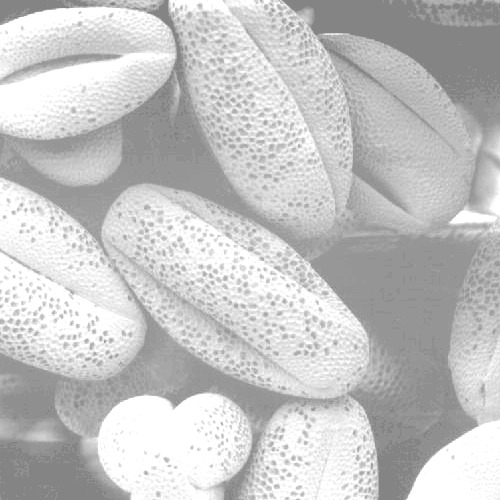
#> input picture Task2 - Histogram equalization/foo.tif, 500 x 500 px
$ jupyter execute 'Histogram equalization.ipynb'
#> lines starting #> are read from the running program, lines starting #| are printed output that depends on the picture; after the words box and inside, x2 and y2 are one past the last pixel; in counts of white or black regions, pixels touching at a corner belong together
# Histogram equalization

**Author: Uzhva Denis Romanovich**

**Lecturer: Soloviev Igor Pavlovich**

## Histogram of an image and global equalization
### Theory

A histogram of an image is a function $h(r_k) = n_k$, which returns the number $n_k$ of pixels of the *k*th intensity value $r_k$.
In practice, a normalized variant of such a function is usually considered: $p(r_k) = n_k/HW$, where $H$ and $W$ are image height and width in pixels correspondingly.
Being normalized as shown, the function $p(r_k)$ becomes, by definition, a probability distribution function $p_r(r_k)$ of a pixel $r$ to have an intensity level $r_k$.

By examining a histogram of an image, one may suggest a conclusion on the balance of bright and dark pixels of the picture.
For example, an overexposed image would have a significant bias towards high values of $r_k$ on its histogram; the same can be applied to an opposite case.
Thus, a balanced image with fine contrast is supposed to have a uniform distribution $p(r_k)$ or a close to uniform one.

Given the above, one may transform an image to obtain a desired shape of a histogram.
Such a transformation is called *equalization*: it is basically a function $s = T(r)$ with the following properties:
1. $T(r)$ is a strictly monotonically increasing function in the interval $0 \leq r \leq L - 1$, where $L - 1$ is the maximum level of intensity of an image.
2. $0 \leq T(r) \leq L - 1$ for $0 \leq r \leq L - 1$.

A very important transformation function is the following one:
$$
\begin{equation}
s = T(r) = (L - 1) \int_0^r p_r(w)dw.
\tag{1}
\end{equation}
$$
The main property of such a function that, after this transformation is applied, the PDF $p_s(s)$ becomes uniform with height $\frac{1}{L - 1}$, independently of $p_r(r)$.
This property can be simply derived from the fact that $p_s(s) = p_r(r) | \frac{r}{s} |$, followed by direct differentiation of the equation $T(r)$.
hich can be rewritten for the discrete case like this:
$$
\begin{equation}
s_k = T(r_k) = (L - 1) \sum_{j = 0}^k p_r(r_j) = \frac{L - 1}{HW} \sum_{j = 0}^k n_j.
\tag{2}
\end{equation}
$$

### Code

#### A histogram maker

[cell 1]
import numpy as np


def im_hist(img, normalize=True):
    Lm1 = 256
    if len(img.shape) == 3:
        channels = img.shape[-1]
        hist_arr = np.zeros((channels, Lm1))
        for rk in range(Lm1):
            where_rk = np.argwhere(img == rk)
            for ch in range(channels):
                hist_arr[ch, rk] = np.argwhere(where_rk[:, 2] == ch).size
    else:
        hist_arr = np.zeros((Lm1))
        for rk in range(Lm1):
            where_rk = np.argwhere(img == rk)
            hist_arr[rk] = where_rk.shape[0]

    if normalize:
        h = img.shape[0]
        w = img.shape[1]
        hist_arr /= (h * w)

    return hist_arr

#### A faster histogram maker

[cell 2]
import numpy as np


def im_hist_np(img, normalize=True):
    Lm1 = 256
    if len(img.shape) == 3:
        channels = img.shape[-1]
        hist_arr = np.zeros((channels, Lm1), dtype=float)
        for ch in range(channels):
            hist_arr[ch, :] = np.histogram(img[:, :, ch].flatten(), bins=np.arange(Lm1 + 1))[0]
    else:
        hist_arr = np.histogram(img.flatten(), bins=np.arange(Lm1 + 1))[0].astype(float)

    if normalize:
        h = img.shape[0]
        w = img.shape[1]
        hist_arr /= (h * w)

    return hist_arr

#### $T(r)$ as defined in (2)

[cell 3]
import numpy as np


def eq_uniform(img, hist_arr):
    h = img.shape[0]
    w = img.shape[1]
    Lm1 = 256

    img_new = np.zeros_like(img)

    if len(img.shape) == 3:
        for rk in range(Lm1):
            where_rk = np.argwhere(img == rk)
            where_rk_bin = img == rk
            hist_sum_k = np.sum(hist_arr[:, :rk], axis=1)
            #print(where_rk[:, 2])
            img_new[where_rk_bin] = Lm1 * hist_sum_k[where_rk[:, 2]]
    else:
        for rk in range(Lm1):
            where_rk_bin = img == rk
            hist_sum_k = np.sum(hist_arr[:rk])
            img_new[where_rk_bin] = Lm1 * hist_sum_k

    img_new = img_new.astype(np.uint8)
    return img_new

#### Histogram plotter

[cell 4]
import numpy as np
import matplotlib.pyplot as plt


def plot_hist(hist):
    if len(hist.shape) == 2:
        plt.figure(figsize=(16, 6))
        plt.bar(np.arange(256), hist[0], width=1., alpha=0.5, color='r')
        plt.bar(np.arange(256), hist[1], width=1., alpha=0.5, color='g')
        plt.bar(np.arange(256), hist[2], width=1., alpha=0.5, color='b')
    else:
        plt.figure(figsize=(16, 6))
        plt.bar(np.arange(256), hist, width=1., color='k')

    plt.xlabel('r_k')
    plt.ylabel('entries')
    plt.show()

### Results

#### Processing + visualization

First of all, we need to load images for the further processing:

[cell 5]
import numpy as np
import matplotlib.pyplot as plt
from PIL import Image


# From R. Gonzales, R. Woods "Digital Image Processing"
img_1 = Image.open('./foo.tif')
#> img_1 is the input picture: PIL image 500x500 L; min 132, max 255, mean 196.4
# https://dipandcvofgong.wordpress.com/2011/08/02/image-processing-multi-spectral-image-thresholding-smoothing-with-a-rotating-mask/
img_2 = Image.open('./map.jpg')
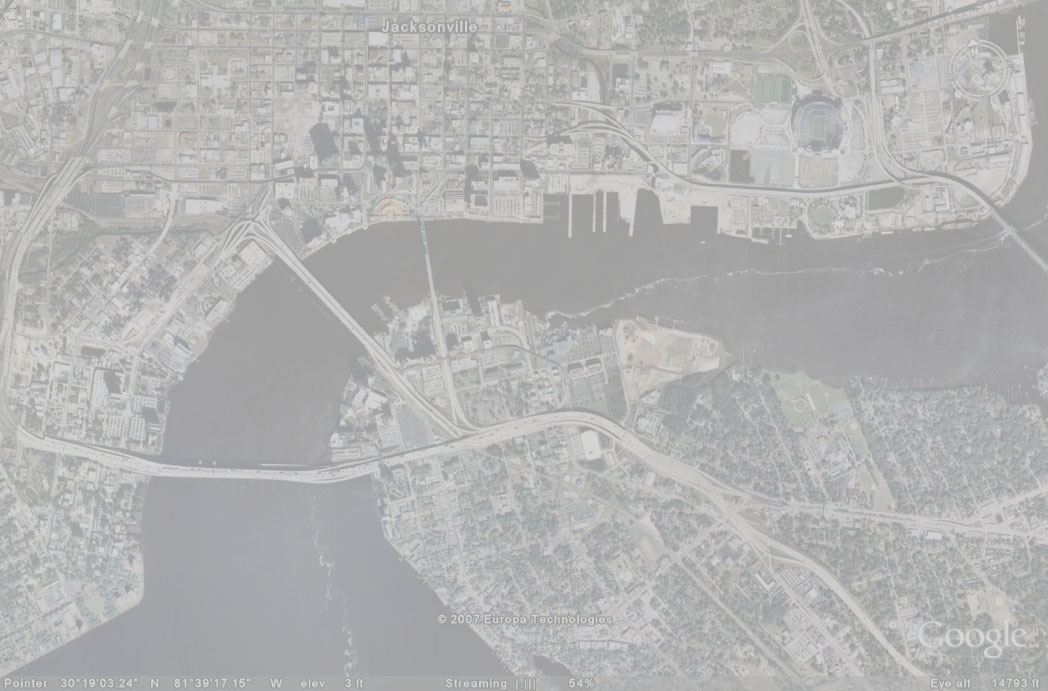
#> input picture Task2 - Histogram equalization/map.jpg, 1048 x 691 px
#> img_2 is the input picture: PIL image 1048x691 RGB; mean R, G, B 178.9, 179.2, 178.8

[cell 6]
# represent the images as tensors
np_1 = np.array(img_1)
np_2 = np.array(img_2)
print('Picture dimensions:')
print(np_1.shape)
#| (500, 500)
print(np_2.shape)
#| (691, 1048, 3)

Get histograms:

[cell 7]
hist_1 = im_hist_np(np_1)
#> in im_hist_np, `hist_arr = np.histogram(img.flatten(), bins=np.arange(Lm1 + 1))[0].ast..`: hist_arr = 256 values, max 28659 at index 255, min 0 at index 0, mean 976.6
#> in im_hist_np, `hist_arr /= (h * w)`: hist_arr = 256 values, max 0.115 at index 255, min 0 at index 0, mean 0.00391
#> hist_1 has the same summary as hist_arr in im_hist_np
hist_2 = im_hist_np(np_2)

1st image and its histogram:

[cell 8]
display(img_1)

plot_hist(hist_1)
#> in plot_hist, `plt.show()`:
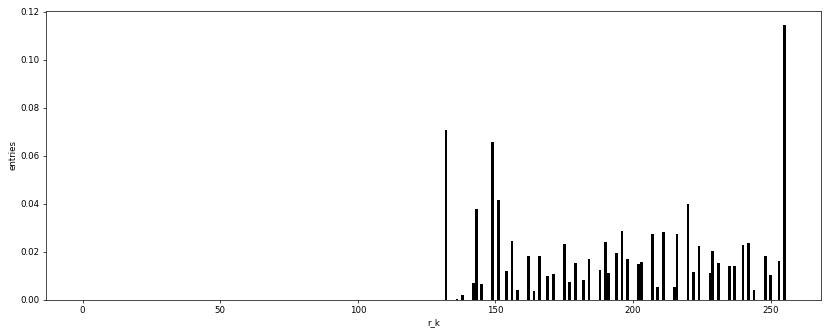
#> figure drawn by matplotlib, 1 panel; tallest bar 0.115 high, from x = 254.5 to 255.5

As one may see, the histogram is heavily biased toward the dark.

Now lets perform equalization with the purpose to make the histogram uniform:

[cell 9]
np_1_new = eq_uniform(np_1, hist_1)
#> after the loop in eq_uniform, `for rk in range(Lm1):`:
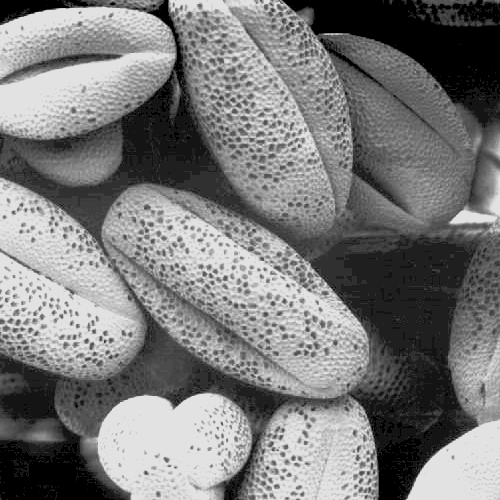
#> img_new: shape (500, 500); min 0, max 226, mean 122.5
hist_1_new = im_hist_np(np_1_new)
#> hist_1_new = 256 values, max 0.115 at index 226, min 0 at index 1, mean 0.00391

[cell 10]
plt.figure(dpi=120)
plt.imshow(np_1_new, cmap='gist_gray')
plt.show()

plot_hist(hist_1_new)

Now the image have more details and looks better overall.

Let's consider the second image:

[cell 11]
display(img_2)

plot_hist(hist_2)
#> in plot_hist (call 3), `plt.show()`:
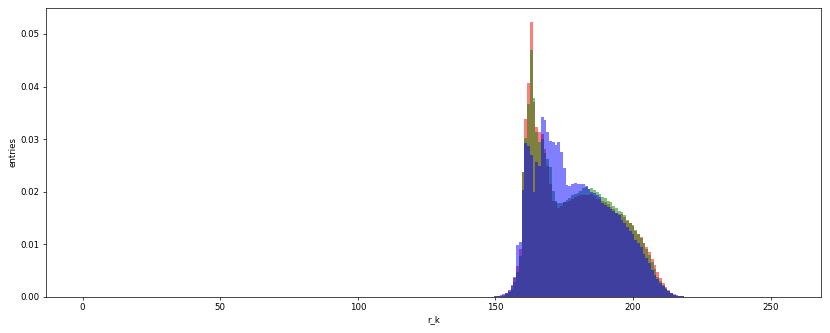
#> figure drawn by matplotlib, 1 panel; tallest bar 0.0523 high, from x = 162.5 to 163.5; tallest bar 0.047 high, from x = 162.5 to 163.5; tallest bar 0.0342 high, from x = 166.5 to 167.5

It is clear that the image is too bright, which prevents us from perceivin it as a decent map.

[cell 12]
np_2_new = eq_uniform(np_2, hist_2)
#> after the loop in eq_uniform (call 2), `for rk in range(Lm1):`:
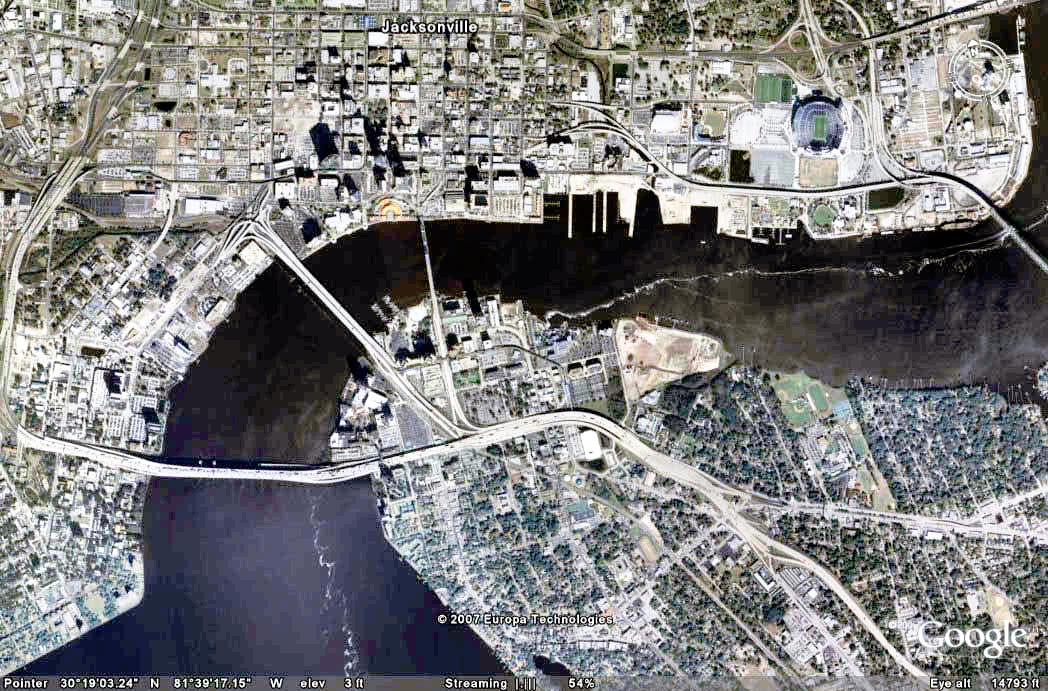
#> img_new: shape (691, 1048, 3); mean R, G, B 124.6, 124.6, 124.8
hist_2_new = im_hist_np(np_2_new)

[cell 13]
plt.figure(dpi=160)
plt.imshow(np_2_new)
plt.show()

plot_hist(hist_2_new)
#> in plot_hist (call 4), `plt.show()`:
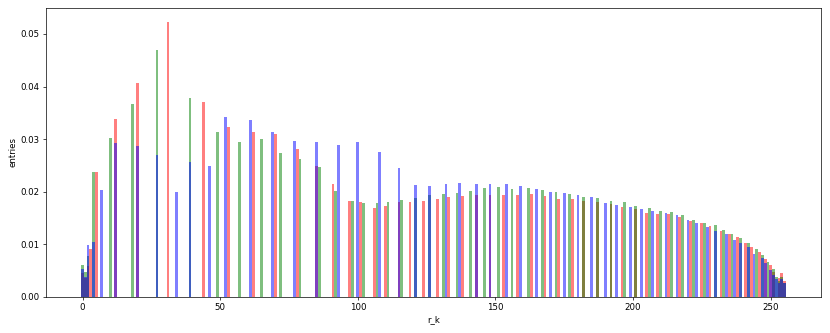
#> figure drawn by matplotlib, 1 panel; tallest bar 0.0523 high, from x = 30.5 to 31.5; tallest bar 0.047 high, from x = 26.5 to 27.5; tallest bar 0.0342 high, from x = 51.5 to 52.5

The map is now equally bright and dark, as it is supposed to be after equalization.

## Local equalization
### Theory

Sometimes, we need to process an image not as a whole entity, but rather as a collection of features.
Those features can differ from each other, therefore the usual global equalization technique may appear inappropriate, since it considers the overall information about an image.
Thus, the concept of local equalization takes its place.
The main idea behind this technique is to process each pixel considering only its neighborhood, which is supposed to be small relative to the shape of the whole picture.

### Code

#### Uniform local equalizer

[cell 14]
import numpy as np


def eq_uniform_local(img, ker_size=3):
    h = img.shape[0]
    w = img.shape[1]
    pad_size = (ker_size - 1) // 2
    Lm1 = 256
    coef = Lm1 / (ker_size * ker_size)

    img_new = np.zeros_like(img)

    if len(img.shape) == 3:
        channels = img.shape[-1]
        img_padded = np.zeros((h + 2 * pad_size, w + 2 * pad_size, channels))
        img_padded[pad_size:-pad_size, pad_size:-pad_size, :] = img
        for i in range(h):
            for j in range(w):
                img_loc = img_padded[i:i+ker_size, j:j+ker_size, :]
                for ch in range(channels):
                    img_loc_ch = img_loc[:, :, ch]
                    lower_args = np.argwhere(img_loc_ch < img_loc_ch[pad_size, pad_size])
                    img_new[i, j, ch] = lower_args.shape[0] * coef
    else:
        img_padded = np.zeros((h + 2 * pad_size, w + 2 * pad_size))
        img_padded[pad_size:-pad_size, pad_size:-pad_size] = img
        for i in range(h):
            for j in range(w):
                img_loc = img_padded[i:i+ker_size, j:j+ker_size]
                lower_args = np.argwhere(img_loc < img_loc[pad_size, pad_size])
                img_new[i, j] = lower_args.shape[0] * coef

    img_new = img_new.astype(np.uint8)
    return img_new

### Results

#### Processing + visualization

Load an image with hidden symbols on it:

[cell 15]
import numpy as np
import matplotlib.pyplot as plt
from PIL import Image


# From R. Gonzales, R. Woods "Digital Image Processing"
img_21 = Image.open('./symb.tif')
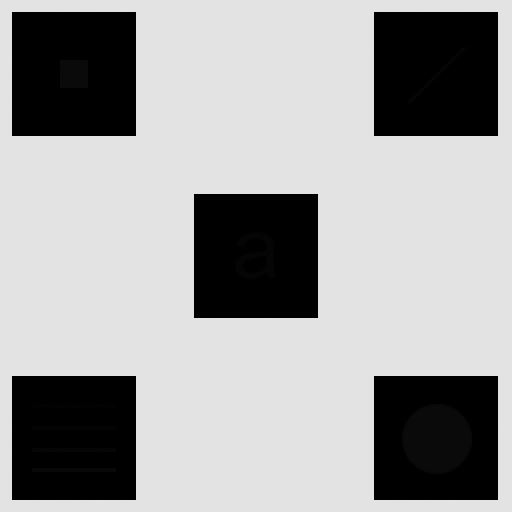
#> input picture Task2 - Histogram equalization/symb.tif, 512 x 512 px
#> img_21 is the input picture: PIL image 512x512 L; min 0, max 228, mean 160.7

[cell 16]
# represent the images as tensors
np_21 = np.array(img_21)
print('Picture dimensions:')
print(np_21.shape)
#| (512, 512)

Process the image both with the global and local (3x3) equalizers:

[cell 17]
hist_21 = im_hist_np(np_21)
#> hist_21 = 256 values, max 0.671 at index 227, min 0 at index 12, mean 0.00391
np_21_glob = eq_uniform(np_21, hist_21)
#> the loop in eq_uniform (call 3), `for rk in range(Lm1):` made 256 passes
#> hist_sum_k on passes 1 to 3: 0, 0.257, 0.265
#> pass 1, in eq_uniform (call 3), `where_rk_bin = img == rk`:
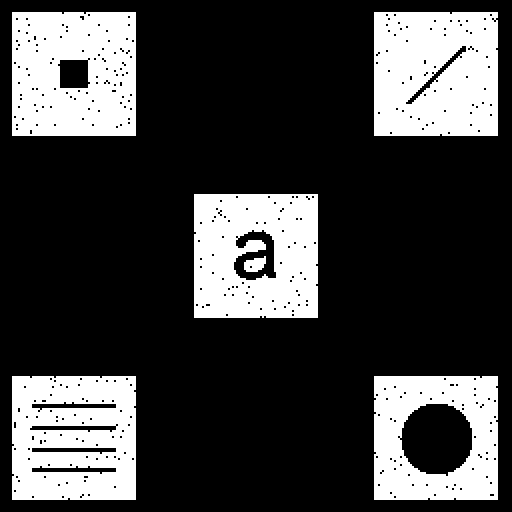
#> where_rk_bin: shape (512, 512) bool; 25.7% white; 6 white regions, box (x1, y1, x2, y2) and area: (374, 12, 498, 136) 14724, (12, 12, 136, 136) 14148, (194, 194, 318, 318) 13664, (12, 376, 136, 500) 13636, (374, 376, 498, 500) 11068, (244, 256, 266, 272) 248
#> after the loop in eq_uniform (call 3), `for rk in range(Lm1):`:
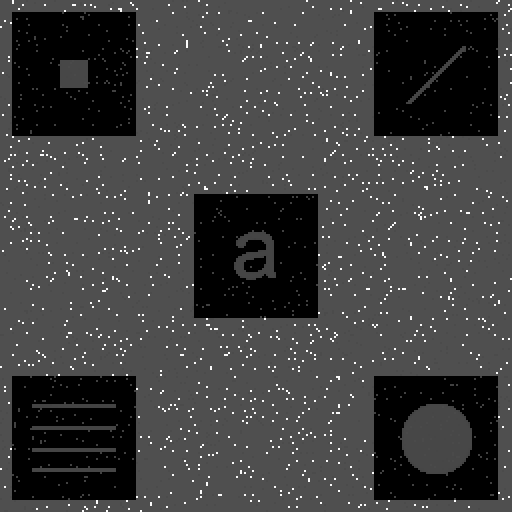
#> img_new: shape (512, 512); min 0, max 251, mean 61.4
np_21_loc = eq_uniform_local(np_21, 3)
#> after the loop in eq_uniform_local, `for i in range(h):`:
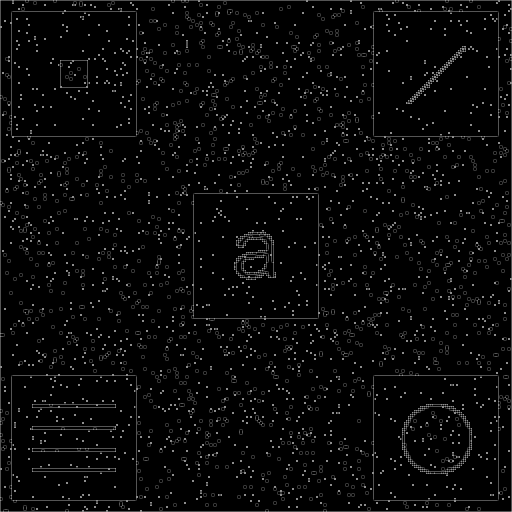
#> img_new: shape (512, 512); min 0, max 142, mean 8.2
